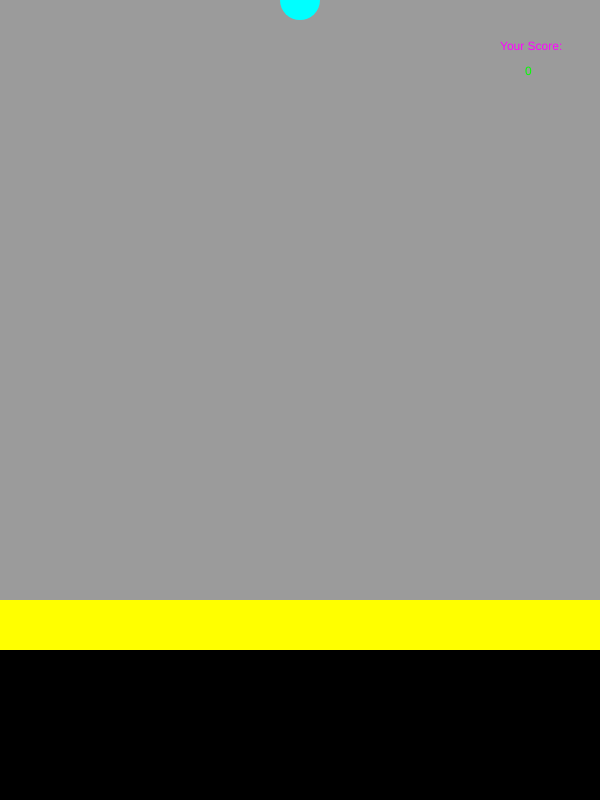
Frame 1 (no input)
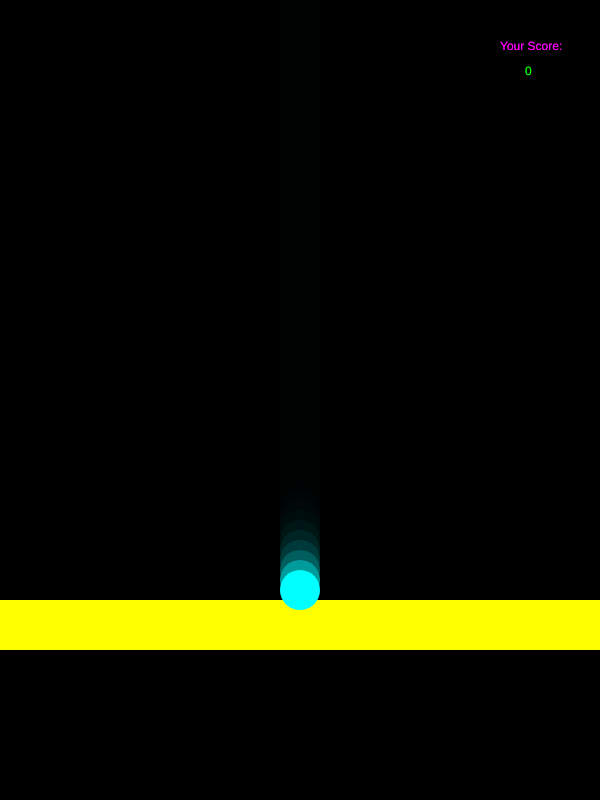
Frame 60 (no input)
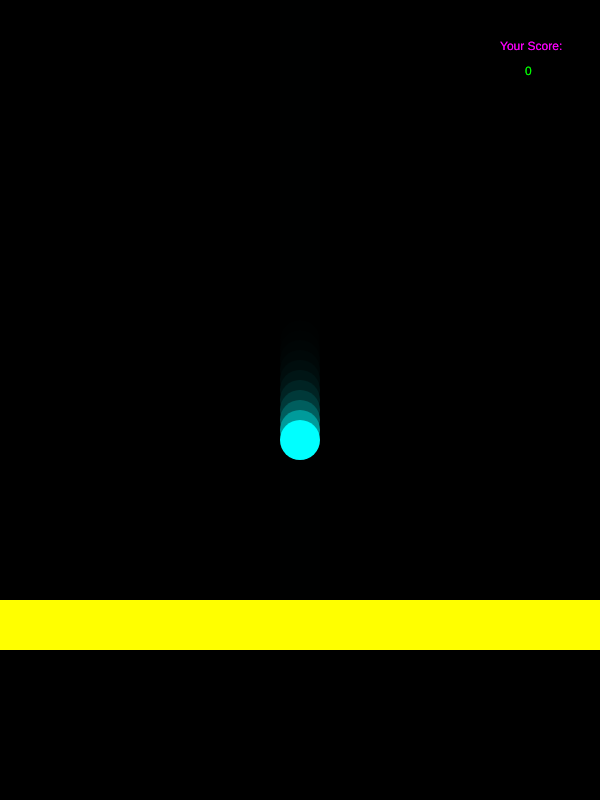
Frame 120 (the mouse pressed at the canvas centre since frame 60)

The p5.js sketch that drew these frames (run headless with seeded random() and noise() and a simulated clock; from frame 60 on, the mouse is pressed at the canvas centre):

// p5.js sketch
// ── sketch.js
var ba = 0;
var score = 0;
function setup() {
  createCanvas(600, 800);
}
function draw() {
  noStroke()
  background(0, 0, 0, 100);
  fill(255, 255, 0)
  rect(0, 600, 600, 50)
   fill(0, 255, 255);
  ellipse(300, ba, 40);
  fill(0)
  rect(0, 650, 600, 150)
  ba = ba + 10;

  if (ba > 740) {
    ba = 0;
  }
  fill(255, 0, 255);
  text("Your Score:", 500, 50);
  fill(0, 255, 0);
  text(score, 525, 75);
}

function keyPressed() {
  if (key=='a' && ba>600 <700)
  score = score + 30;
}
